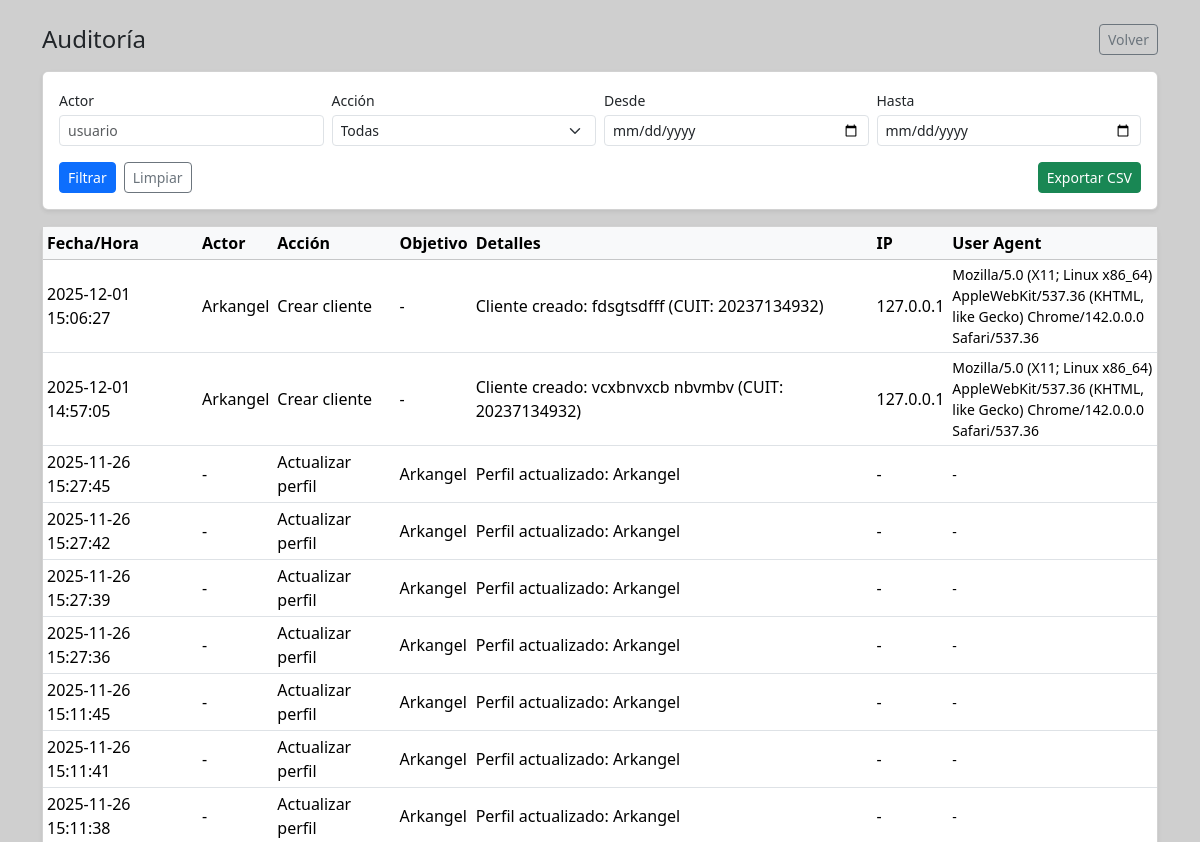
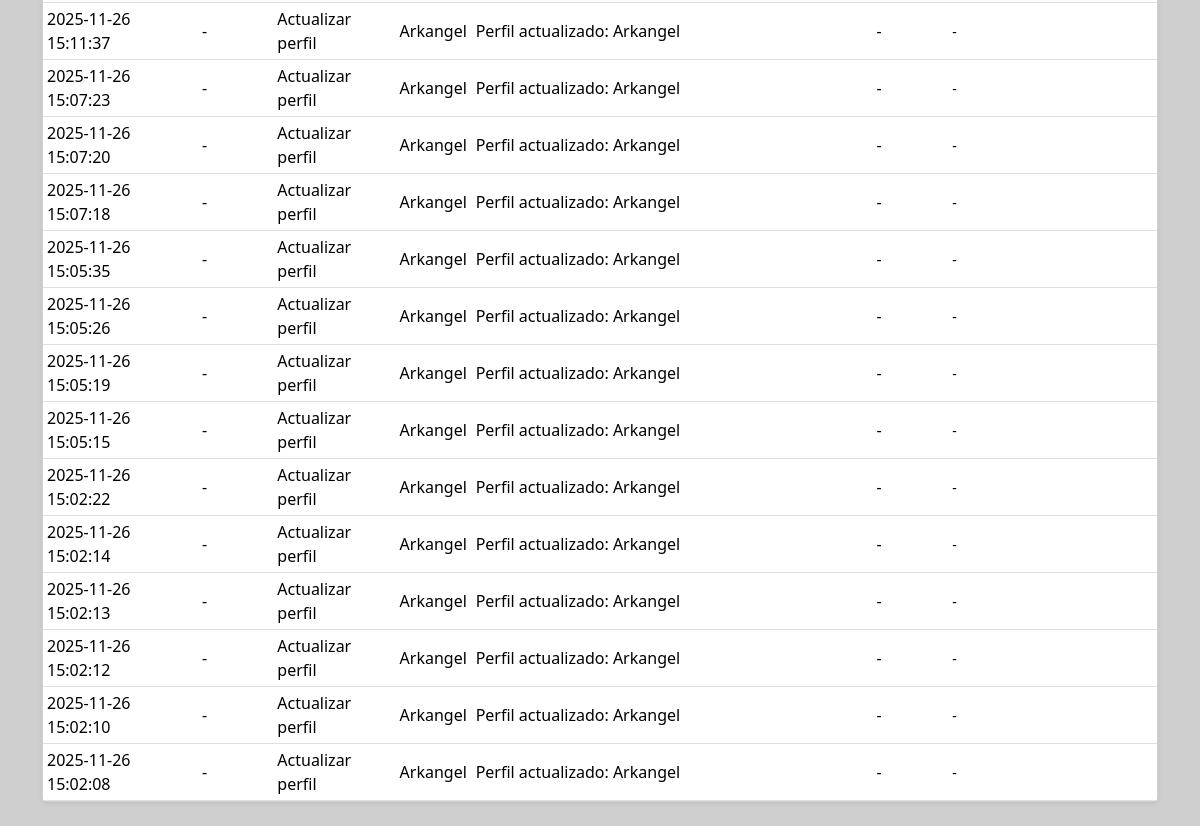
/audit/ (signed in), run on an earlier commit of the app's database (2 pictures, top to bottom).
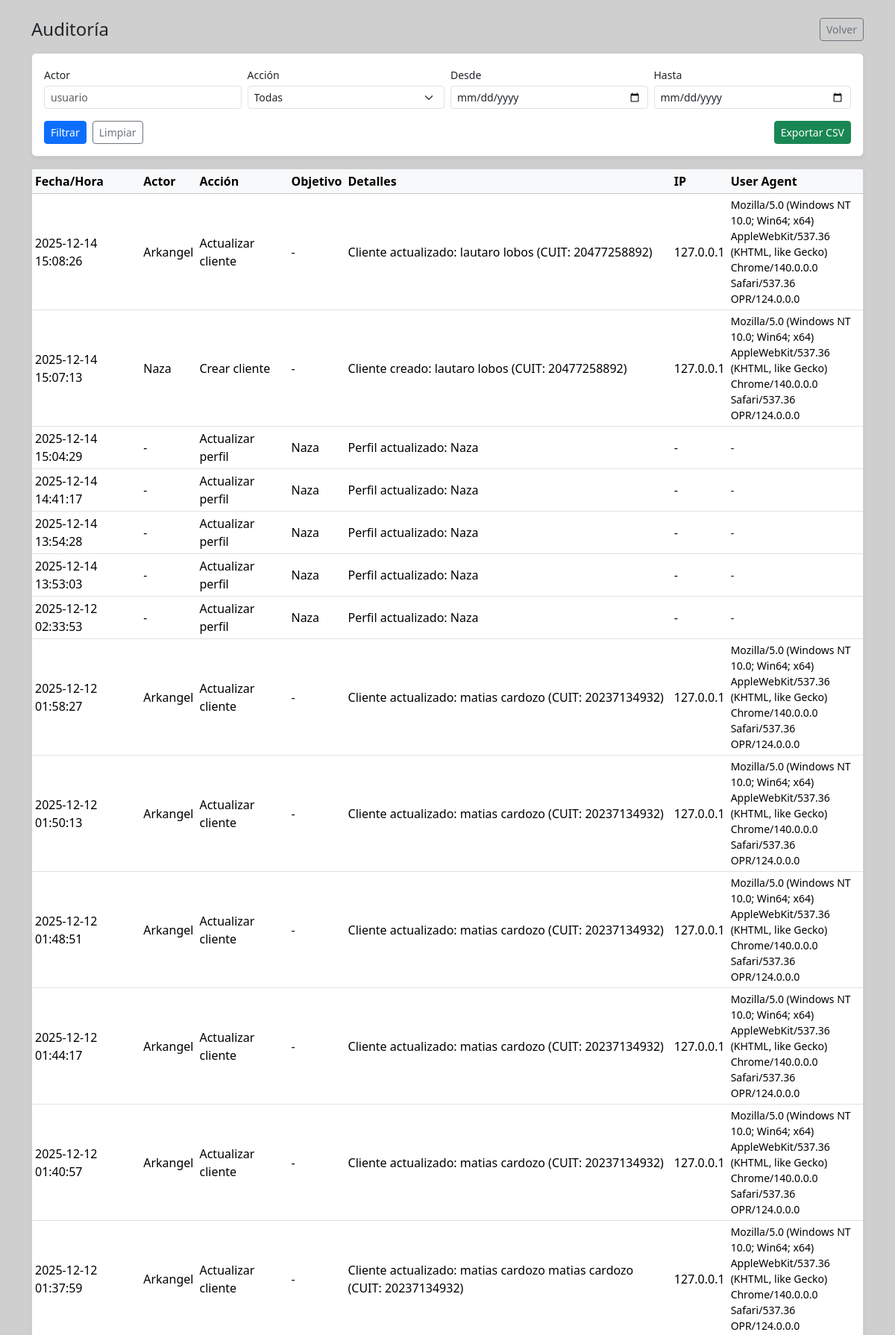
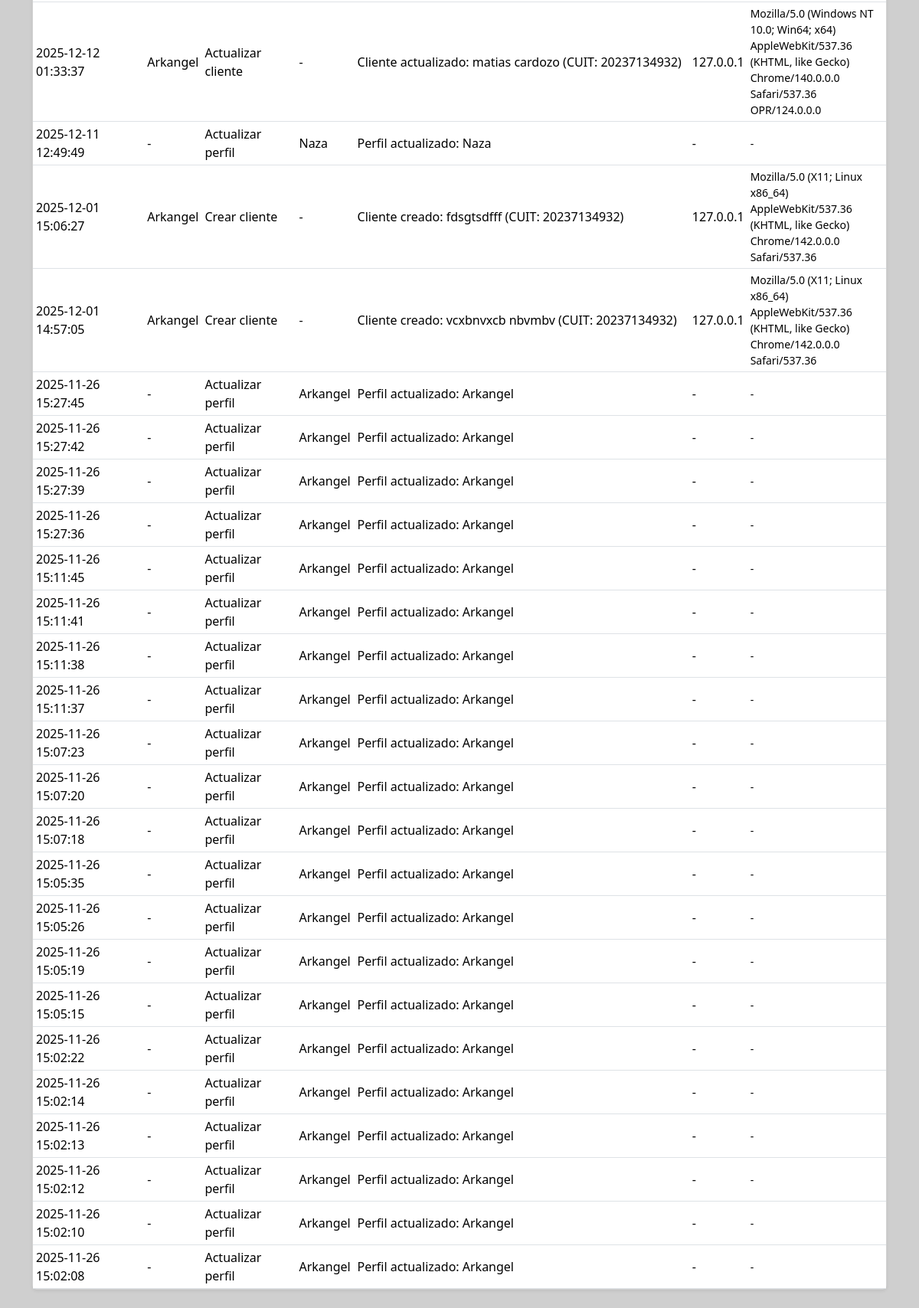
And on a later commit of the database (2 pictures, top to bottom).
### apps/audit/models.py (models this page shows, shortened)
class AuditLog(models.Model):
    ACTION_CHOICES = [
        ('login', 'Login'),
        ('logout', 'Logout'),
        ('create_user', 'Crear usuario'),
        ('update_profile', 'Actualizar perfil'),
        ('change_password', 'Cambiar contraseña'),
        ('set_role', 'Cambiar rol'),
        ('delete_user', 'Eliminar usuario'),
        ('reset_password', 'Resetear contraseña'),
        ('create_client', 'Crear cliente'),
        ('update_client', 'Actualizar cliente'),
        ('delete_client', 'Eliminar cliente'),
    ]
    actor = models.ForeignKey(User, on_delete=models.SET_NULL, null=True, related_name='audit_logs')
    action = models.CharField(max_length=50, choices=ACTION_CHOICES)
    target_user = models.ForeignKey(User, on_delete=models.SET_NULL, null=True, blank=True, related_name='audit_targets')
    details = models.TextField(blank=True)
    ip_address = models.GenericIPAddressField(null=True, blank=True)
    user_agent = models.TextField(blank=True)
    timestamp = models.DateTimeField(auto_now_add=True, db_index=True)
    class Meta:
        verbose_name = "Audit Log"
        verbose_name_plural = "Audit Logs"
        ordering = ['-timestamp']
        indexes = [
            models.Index(fields=['actor', '-timestamp']),
            models.Index(fields=['action', '-timestamp']),
        ]

### apps/audit/views.py (the view)
# urls.py: path('', views.audit_log_list, name='audit_log_list'),
@login_required(login_url='login')
@user_passes_test(is_admin, login_url='landing')
def audit_log_list(request):
    actor_filter = request.GET.get('actor', '')
    action_filter = request.GET.get('action', '')
    date_from = request.GET.get('date_from', '')
    date_to = request.GET.get('date_to', '')
    logs = AuditLog.objects.all()
    if actor_filter:
        logs = logs.filter(actor__username__icontains=actor_filter)
    if action_filter:
        logs = logs.filter(action__icontains=action_filter)
    if date_from:
        logs = logs.filter(timestamp__gte=date_from)
    if date_to:
        logs = logs.filter(timestamp__lte=date_to)
    logs = logs.select_related('actor', 'target_user')[:500]
    context = {
        'logs': logs,
        'actor_filter': actor_filter,
        'action_filter': action_filter,
        'date_from': date_from,
        'date_to': date_to,
        'actions': AuditLog.ACTION_CHOICES,
    }
    return render(request, 'audit/audit_list.html', context)

### apps/audit/views.py (called while the page is built)
def is_admin(user):
    profile = getattr(user, 'profile', None)
    role = getattr(profile, 'role', UserProfile.ROLE_VENDOR) if profile else UserProfile.ROLE_VENDOR
    return user.is_superuser or role in (UserProfile.ROLE_ADMIN, UserProfile.ROLE_SUPERVISOR)

### templates/audit/audit_list.html (shortened to what this page needs)
{% load static %}
<!DOCTYPE html>
<html lang="es">
<head>
    <link rel="stylesheet" href="https://cdn.jsdelivr.net/npm/bootstrap@5.3.2/dist/css/bootstrap.min.css">
</head>
<body style="background-color: #cfcfcf;">
    <div class="container py-4">
        <div class="d-flex align-items-center justify-content-between mb-3">
            <h1 class="h4 mb-0">Auditoría</h1>
            <a class="btn btn-outline-secondary btn-sm" href="{% url 'landing' %}">Volver</a>
        </div>
        <form method="get" class="card card-body mb-3 shadow-sm">
            <div class="row g-2">
                <div class="col-md-3">
                    <label class="form-label small mb-1">Actor</label>
                    <input type="text" class="form-control form-control-sm" name="actor" value="{{ actor_filter }}"
                        placeholder="usuario">
                </div>
                <div class="col-md-3">
                    <label class="form-label small mb-1">Acción</label>
                    <select class="form-select form-select-sm" name="action">
                        <option value="">Todas</option>
                    </select>
                </div>
                <div class="col-md-3">
                    <label class="form-label small mb-1">Desde</label>
                    <input type="date" class="form-control form-control-sm" name="date_from" value="{{ date_from }}">
                </div>
                <div class="col-md-3">
                    <label class="form-label small mb-1">Hasta</label>
                    <input type="date" class="form-control form-control-sm" name="date_to" value="{{ date_to }}">
                </div>
            </div>
            <div class="mt-3 d-flex gap-2">
                <button type="submit" class="btn btn-primary btn-sm">Filtrar</button>
                <a class="btn btn-outline-secondary btn-sm" href="{% url 'audit_log_list' %}">Limpiar</a>
                <button type="submit" class="btn btn-success btn-sm ms-auto" formaction="{% url 'export_audit_csv' %}"
                    formmethod="get">Exportar CSV</button>
            </div>
        </form>
        <div class="card shadow-sm">
            <div class="card-body p-0">
                <div class="table-responsive">
                    <table class="table table-hover table-sm mb-0 align-middle">
                        <thead class="table-light">
                            <tr>
                                <th>Fecha/Hora</th>
                                <th>Actor</th>
                                <th>Acción</th>
                                <th>Objetivo</th>
                                <th>Detalles</th>
                                <th>IP</th>
                                <th>User Agent</th>
                            </tr>
                        </thead>
                        <tbody>
                            {% if logs %}
                            {% for log in logs %}
                            <tr>
                                <td>{{ log.timestamp|date:"Y-m-d H:i:s" }}</td>
                                <td>{{ log.actor.username|default:"-" }}</td>
                                <td>{{ log.get_action_display }}</td>
                                <td>{{ log.target_user.username|default:"-" }}</td>
                                <td class="text-break">{{ log.details|default:"-" }}</td>
                                <td>{{ log.ip_address|default:"-" }}</td>
                                <td class="text-break small" style="max-width: 220px;">{{ log.user_agent|default:"-" }}
                                </td>
                            </tr>
                            {% endfor %}
                            {% else %}
                            <tr>
                                <td colspan="7" class="text-center py-3 text-muted">No hay registros para los filtros
                                    seleccionados.</td>
                            </tr>
                            {% endif %}
                        </tbody>
                    </table>
                </div>
            </div>
        </div>
    </div>
</body>
</html>

What changed in the data, as far as the page shows it:
added AuditLog: timestamp "2025-12-14 15:08:26", actor.username "Arkangel", action "Actualizar cliente", target_user.username "-", details "Cliente actualizado: lautaro lobos (CUIT: 20477258892)", ip_address "127.0.0.1", user_agent "Mozilla/5.0 (Windows NT 10.0; Win64; x64) AppleWebKit/537.36 (KHTML, like Gecko) Chrome/140.0.0.0 Safari/537.36 OPR/124.0.0.0"
added AuditLog: timestamp "2025-12-14 15:07:13", actor.username "Naza", action "Crear cliente", target_user.username "-", details "Cliente creado: lautaro lobos (CUIT: 20477258892)", ip_address "127.0.0.1", user_agent "Mozilla/5.0 (Windows NT 10.0; Win64; x64) AppleWebKit/537.36 (KHTML, like Gecko) Chrome/140.0.0.0 Safari/537.36 OPR/124.0.0.0"
added AuditLog: timestamp "2025-12-14 15:04:29", actor.username "-", action "Actualizar perfil", target_user.username "Naza", details "Perfil actualizado: Naza", ip_address "-", user_agent "-"
added AuditLog: timestamp "2025-12-14 14:41:17", actor.username "-", action "Actualizar perfil", target_user.username "Naza", details "Perfil actualizado: Naza", ip_address "-", user_agent "-"
added AuditLog: timestamp "2025-12-14 13:54:28", actor.username "-", action "Actualizar perfil", target_user.username "Naza", details "Perfil actualizado: Naza", ip_address "-", user_agent "-"
added AuditLog: timestamp "2025-12-14 13:53:03", actor.username "-", action "Actualizar perfil", target_user.username "Naza", details "Perfil actualizado: Naza", ip_address "-", user_agent "-"
added AuditLog: timestamp "2025-12-12 02:33:53", actor.username "-", action "Actualizar perfil", target_user.username "Naza", details "Perfil actualizado: Naza", ip_address "-", user_agent "-"
added AuditLog: timestamp "2025-12-12 01:58:27", actor.username "Arkangel", action "Actualizar cliente", target_user.username "-", details "Cliente actualizado: matias cardozo (CUIT: 20237134932)", ip_address "127.0.0.1", user_agent "Mozilla/5.0 (Windows NT 10.0; Win64; x64) AppleWebKit/537.36 (KHTML, like Gecko) Chrome/140.0.0.0 Safari/537.36 OPR/124.0.0.0"
added AuditLog: timestamp "2025-12-12 01:50:13", actor.username "Arkangel", action "Actualizar cliente", target_user.username "-", details "Cliente actualizado: matias cardozo (CUIT: 20237134932)", ip_address "127.0.0.1", user_agent "Mozilla/5.0 (Windows NT 10.0; Win64; x64) AppleWebKit/537.36 (KHTML, like Gecko) Chrome/140.0.0.0 Safari/537.36 OPR/124.0.0.0"
added AuditLog: timestamp "2025-12-12 01:48:51", actor.username "Arkangel", action "Actualizar cliente", target_user.username "-", details "Cliente actualizado: matias cardozo (CUIT: 20237134932)", ip_address "127.0.0.1", user_agent "Mozilla/5.0 (Windows NT 10.0; Win64; x64) AppleWebKit/537.36 (KHTML, like Gecko) Chrome/140.0.0.0 Safari/537.36 OPR/124.0.0.0"
added AuditLog: timestamp "2025-12-12 01:44:17", actor.username "Arkangel", action "Actualizar cliente", target_user.username "-", details "Cliente actualizado: matias cardozo (CUIT: 20237134932)", ip_address "127.0.0.1", user_agent "Mozilla/5.0 (Windows NT 10.0; Win64; x64) AppleWebKit/537.36 (KHTML, like Gecko) Chrome/140.0.0.0 Safari/537.36 OPR/124.0.0.0"
added AuditLog: timestamp "2025-12-12 01:40:57", actor.username "Arkangel", action "Actualizar cliente", target_user.username "-", details "Cliente actualizado: matias cardozo (CUIT: 20237134932)", ip_address "127.0.0.1", user_agent "Mozilla/5.0 (Windows NT 10.0; Win64; x64) AppleWebKit/537.36 (KHTML, like Gecko) Chrome/140.0.0.0 Safari/537.36 OPR/124.0.0.0"
added AuditLog: timestamp "2025-12-12 01:37:59", actor.username "Arkangel", action "Actualizar cliente", target_user.username "-", details "Cliente actualizado: matias cardozo matias cardozo (CUIT: 20237134932)", ip_address "127.0.0.1", user_agent "Mozilla/5.0 (Windows NT 10.0; Win64; x64) AppleWebKit/537.36 (KHTML, like Gecko) Chrome/140.0.0.0 Safari/537.36 OPR/124.0.0.0"
added AuditLog: timestamp "2025-12-12 01:33:37", actor.username "Arkangel", action "Actualizar cliente", target_user.username "-", details "Cliente actualizado: matias cardozo (CUIT: 20237134932)", ip_address "127.0.0.1", user_agent "Mozilla/5.0 (Windows NT 10.0; Win64; x64) AppleWebKit/537.36 (KHTML, like Gecko) Chrome/140.0.0.0 Safari/537.36 OPR/124.0.0.0"
added AuditLog: timestamp "2025-12-11 12:49:49", actor.username "-", action "Actualizar perfil", target_user.username "Naza", details "Perfil actualizado: Naza", ip_address "-", user_agent "-"
